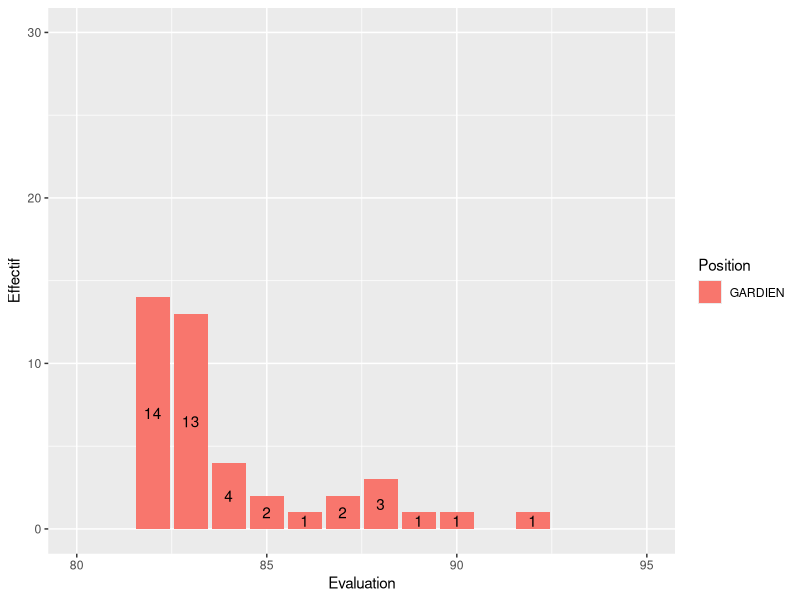
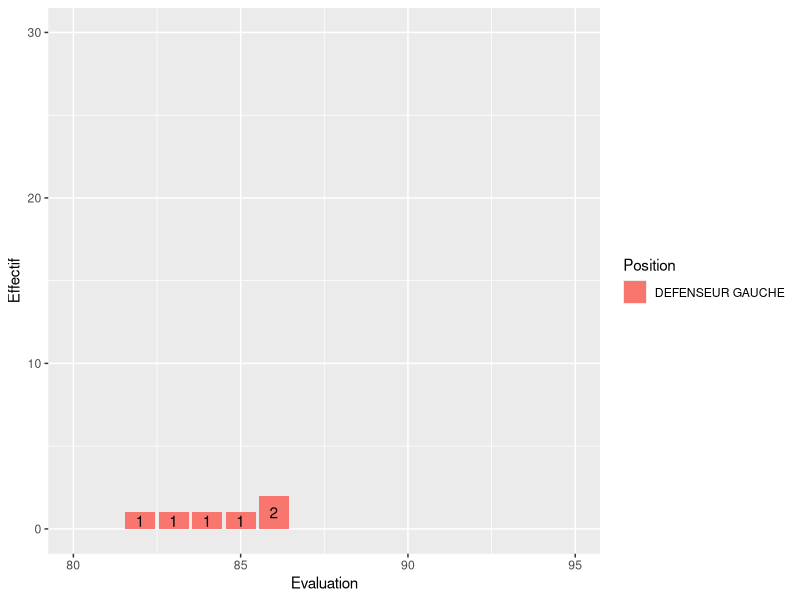
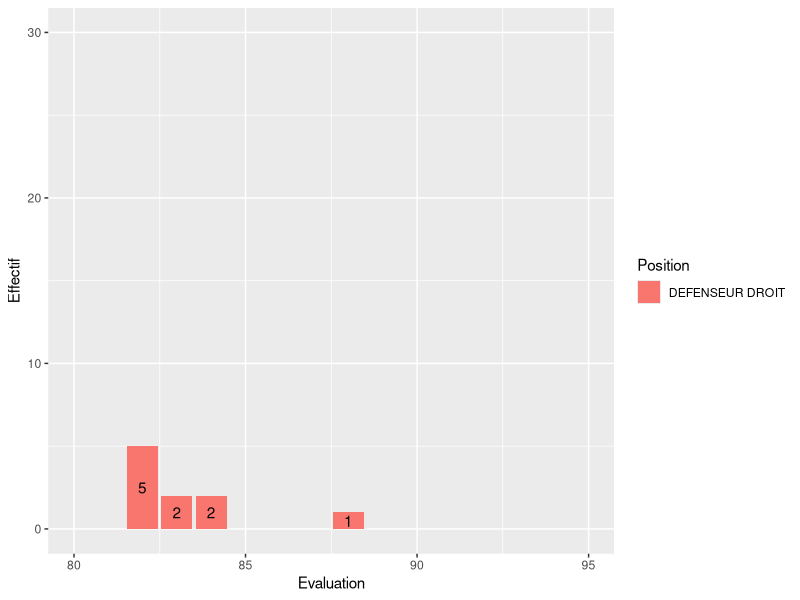
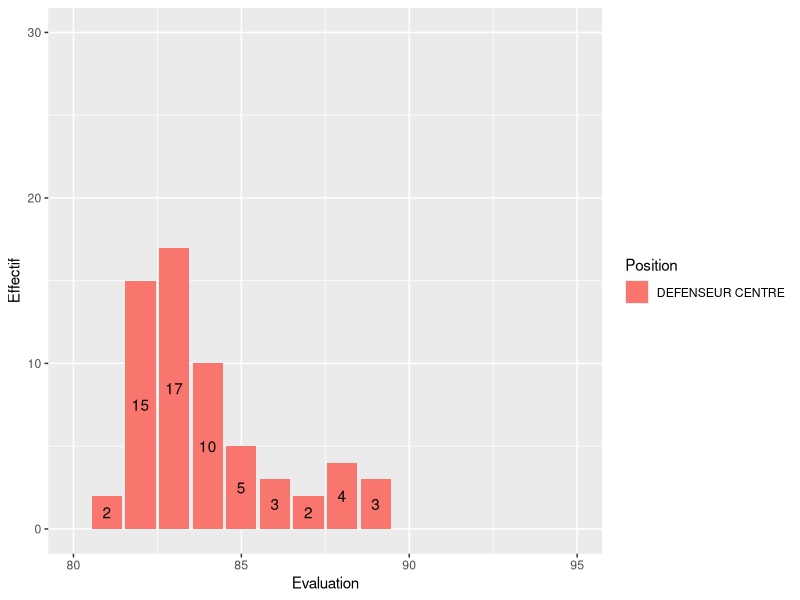
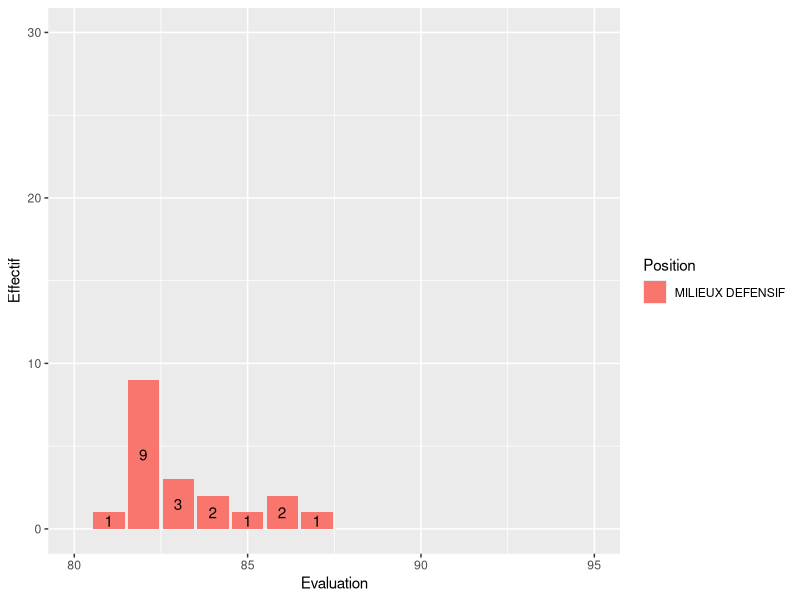
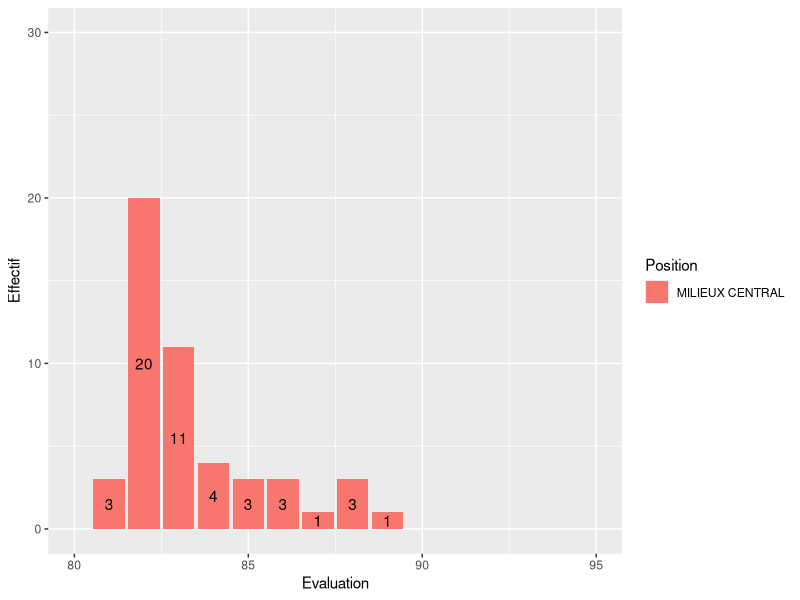
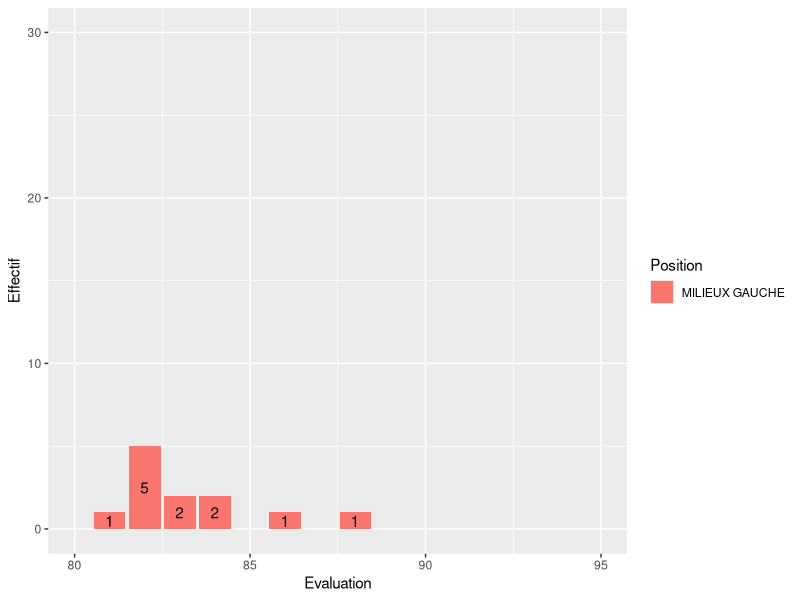
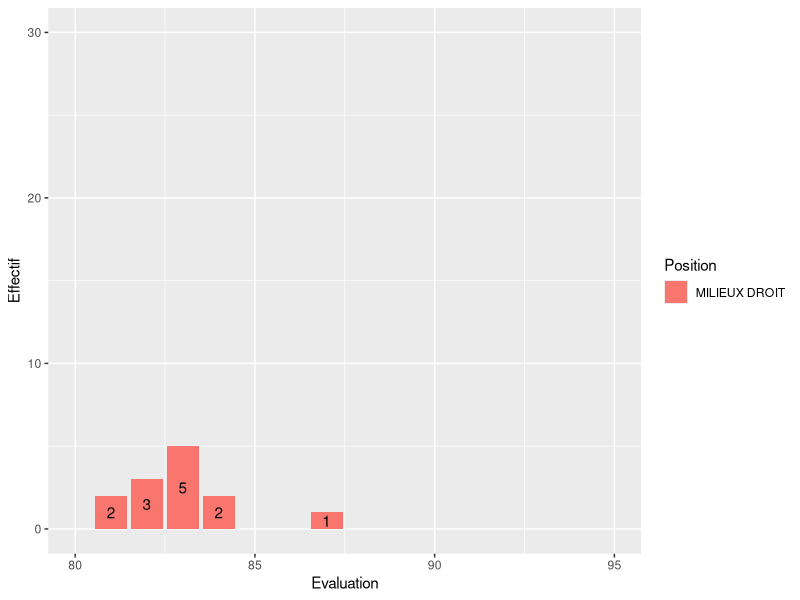

These figures' R source, in order:
## ---- chunk 1
knitr::opts_chunk$set(echo = TRUE)
library(dplyr)
library(tidyverse)
library(lattice)
library(car)
library(viridis)
library(GGally)

setwd("C:/Users/HP/Desktop/Visualisation/ProjetVD/Presentation_MarkDown")
data.Football <- read.csv2("data_football.csv", sep = ",")
data.Football$Nom <- as.character(str_to_upper(data.Football$Nom))
## ---- chunk 2
head(x = data.Football[,1:4])
## ---- chunk 3
str(data.Football)
summary(data.Football)
## ---- chunk 4
filter(data.Football[,1:4],Position == "GARDIEN")
filter(data.Football[,1:4],Position == c("DEFENSEUR GAUCHE","DEFENSEUR DROIT","DEFENSEUR CENTRE"))
filter(data.Football[,1:4],Position == c("MILIEUX OFFENSIF","MILIEUX GAUCHE","MILIEUX DROIT","MILIEUX CENTRAL","MILIEUX DEFENSIF"))
filter(data.Football[,1:4],Position == c("ATTAQUANT","AILIER"))
## ---- chunk 5
GARDIEN <- filter(data.Football,Position == "GARDIEN")
ggplot(GARDIEN) +
  aes(x = Evaluation, fill = Position) +
  geom_bar() +
  geom_text(aes(label = ..count..), stat = "count", position = position_stack(.5)) +
  xlab("Evaluation") +
  ylab("Effectifs") +
  labs(fill = "Position") +
  scale_x_continuous("Evaluation",limits = c(80,95)) +
  scale_y_continuous("Effectif",limits = c(0,30))
## ---- chunk 6
DEFENSEUR.GAUCHE <- filter(data.Football,Position == "DEFENSEUR GAUCHE")
ggplot(DEFENSEUR.GAUCHE) +
  aes(x = Evaluation, fill = Position) +
  geom_bar() +
  geom_text(aes(label = ..count..), stat = "count", position = position_stack(.5)) +
  xlab("Evaluation") +
  ylab("Effectifs") +
  labs(fill = "Position") +
  scale_x_continuous("Evaluation",limits = c(80,95)) +
  scale_y_continuous("Effectif",limits = c(0,30))
## ---- chunk 7
DEFENSEUR.DROIT <- filter(data.Football,Position == "DEFENSEUR DROIT")
ggplot(DEFENSEUR.DROIT) +
  aes(x = Evaluation, fill = Position) +
  geom_bar() +
  geom_text(aes(label = ..count..), stat = "count", position = position_stack(.5)) +
  xlab("Evaluation") +
  ylab("Effectifs") +
  labs(fill = "Position") +
  scale_x_continuous("Evaluation",limits = c(80,95)) +
  scale_y_continuous("Effectif",limits = c(0,30))
## ---- chunk 8
DEFENSEUR.CENTRE <- filter(data.Football,Position == "DEFENSEUR CENTRE")
ggplot(DEFENSEUR.CENTRE) +
  aes(x = Evaluation, fill = Position) +
  geom_bar() +
  geom_text(aes(label = ..count..), stat = "count", position = position_stack(.5)) +
  xlab("Evaluation") +
  ylab("Effectifs") +
  labs(fill = "Position") +
  scale_x_continuous("Evaluation",limits = c(80,95)) +
  scale_y_continuous("Effectif",limits = c(0,30))
## ---- chunk 9
MILIEUX.DEFENSIF <- filter(data.Football,Position == "MILIEUX DEFENSIF")
ggplot(MILIEUX.DEFENSIF) +
  aes(x = Evaluation, fill = Position) +
  geom_bar() +
  geom_text(aes(label = ..count..), stat = "count", position = position_stack(.5)) +
  xlab("Evaluation") +
  ylab("Effectifs") +
  labs(fill = "Position") +
  scale_x_continuous("Evaluation",limits = c(80,95)) +
  scale_y_continuous("Effectif",limits = c(0,30))
## ---- chunk 10
MILIEUX.CENTRAL <- filter(data.Football,Position == "MILIEUX CENTRAL")
ggplot(MILIEUX.CENTRAL) +
  aes(x = Evaluation, fill = Position) +
  geom_bar() +
  geom_text(aes(label = ..count..), stat = "count", position = position_stack(.5)) +
  xlab("Evaluation") +
  ylab("Effectifs") +
  labs(fill = "Position") +
  scale_x_continuous("Evaluation",limits = c(80,95)) +
  scale_y_continuous("Effectif",limits = c(0,30))
## ---- chunk 11
MILIEUX.GAUCHE <- filter(data.Football,Position == "MILIEUX GAUCHE")
ggplot(MILIEUX.GAUCHE) +
  aes(x = Evaluation, fill = Position) +
  geom_bar() +
  geom_text(aes(label = ..count..), stat = "count", position = position_stack(.5)) +
  xlab("Evaluation") +
  ylab("Effectifs") +
  labs(fill = "Position") +
  scale_x_continuous("Evaluation",limits = c(80,95)) +
  scale_y_continuous("Effectif",limits = c(0,30))
## ---- chunk 12
MILIEUX.DROIT <- filter(data.Football,Position == "MILIEUX DROIT")
ggplot(MILIEUX.DROIT) +
  aes(x = Evaluation, fill = Position) +
  geom_bar() +
  geom_text(aes(label = ..count..), stat = "count", position = position_stack(.5)) +
  xlab("Evaluation") +
  ylab("Effectifs") +
  labs(fill = "Position") +
  scale_x_continuous("Evaluation",limits = c(80,95)) +
  scale_y_continuous("Effectif",limits = c(0,30))
## ---- chunk 13
MILIEUX.OFFENSIF <- filter(data.Football,Position == "MILIEUX OFFENSIF")
ggplot(MILIEUX.OFFENSIF) +
  aes(x = Evaluation, fill = Position) +
  geom_bar() +
  geom_text(aes(label = ..count..), stat = "count", position = position_stack(.5)) +
  xlab("Evaluation") +
  ylab("Effectifs") +
  labs(fill = "Position") +
  scale_x_continuous("Evaluation",limits = c(80,95)) +
  scale_y_continuous("Effectif",limits = c(0,30))
## ---- chunk 14
ATTAQUANT <- filter(data.Football,Position == "ATTAQUANT")
ggplot(ATTAQUANT) +
  aes(x = Evaluation, fill = Position) +
  geom_bar() +
  geom_text(aes(label = ..count..), stat = "count", position = position_stack(.5)) +
  xlab("Evaluation") +
  ylab("Effectifs") +
  labs(fill = "Position") +
  scale_x_continuous("Evaluation",limits = c(80,95)) +
  scale_y_continuous("Effectif",limits = c(0,30))
## ---- chunk 15
AILIER <- filter(data.Football,Position == "AILIER")
ggplot(AILIER) +
  aes(x = Evaluation, fill = Position) +
  geom_bar() +
  geom_text(aes(label = ..count..), stat = "count", position = position_stack(.5)) +
  xlab("Evaluation") +
  ylab("Effectifs") +
  labs(fill = "Position") +
  scale_x_continuous("Evaluation",limits = c(80,95)) +
  scale_y_continuous("Effectif",limits = c(0,30))
## ---- chunk 16
scatterplotMatrix(formula = ~ Positionnement_GK+Plongee_GK+Coup_de_pied_GK+Jeu_de_Main_GK+Reflexes_GK, data=data.Football, cex=0.6)
## ---- chunk 17
scatterplotMatrix(formula = ~ Marquage+Tacle_Glisse+Tacle_Debout+Agressivite+Force, data=data.Football, cex=0.6)
## ---- chunk 18
scatterplotMatrix(formula = ~ Vision_du_Jeu+Passe_Courte+Passe_Longue+Endurance+Equilibre+Controle_de_balle, data=data.Football, cex=0.6)
## ---- chunk 19
scatterplotMatrix(formula = ~ Attaque+Agilite+Vitesse+Finition+Tete+Acceleration+Vitesse+Penalty, data=data.Football, cex=0.6)
## ---- chunk 20
scatterplotMatrix(formula = ~ Evaluation+Finition+Attaque, data=data.Football, cex=0.6)
## ---- chunk 21
ggplot(data.Football) +
  geom_point(aes(x = Finition, y = Attaque), 
             color = "red", size = 1) +
  geom_rug() + 
  scale_x_continuous("Note en finition",limits = c(0,100)) +
  scale_y_continuous("Note en attaque",limits = c(0,100))
## ---- chunk 22
ggplot(data.Football) + geom_histogram(aes(x = Evaluation), fill = "lightgreen", color = "black")+
  scale_y_continuous("Effectif",limits = c(0,100))
histogram(~Evaluation,data=data.Football,col="lightgreen")
histogram(~Age,data=data.Football,col="lightgreen",breaks=20)
## ---- chunk 23
ggplot(data.Football) + 
  geom_boxplot(aes(x = Position, y = Evaluation), fill = "lightblue", color = "black", varwidth = TRUE, width =0.8)
## ---- chunk 24

